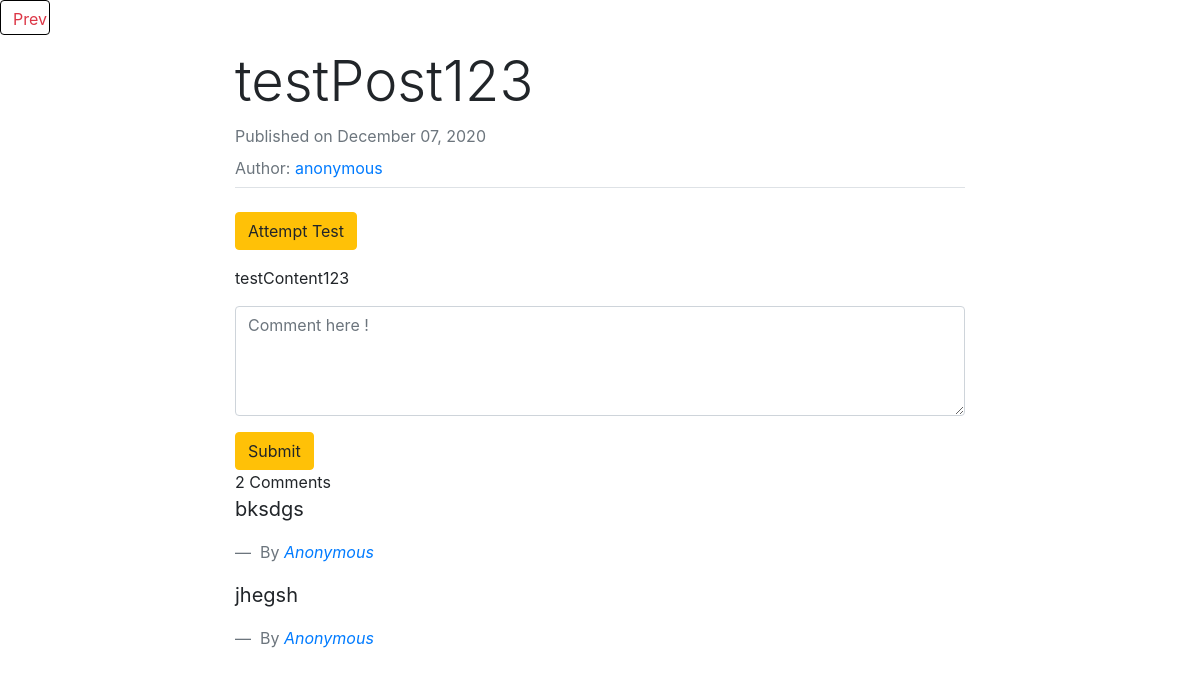
The page /test/3 (signed in) on the database as committed earlier.
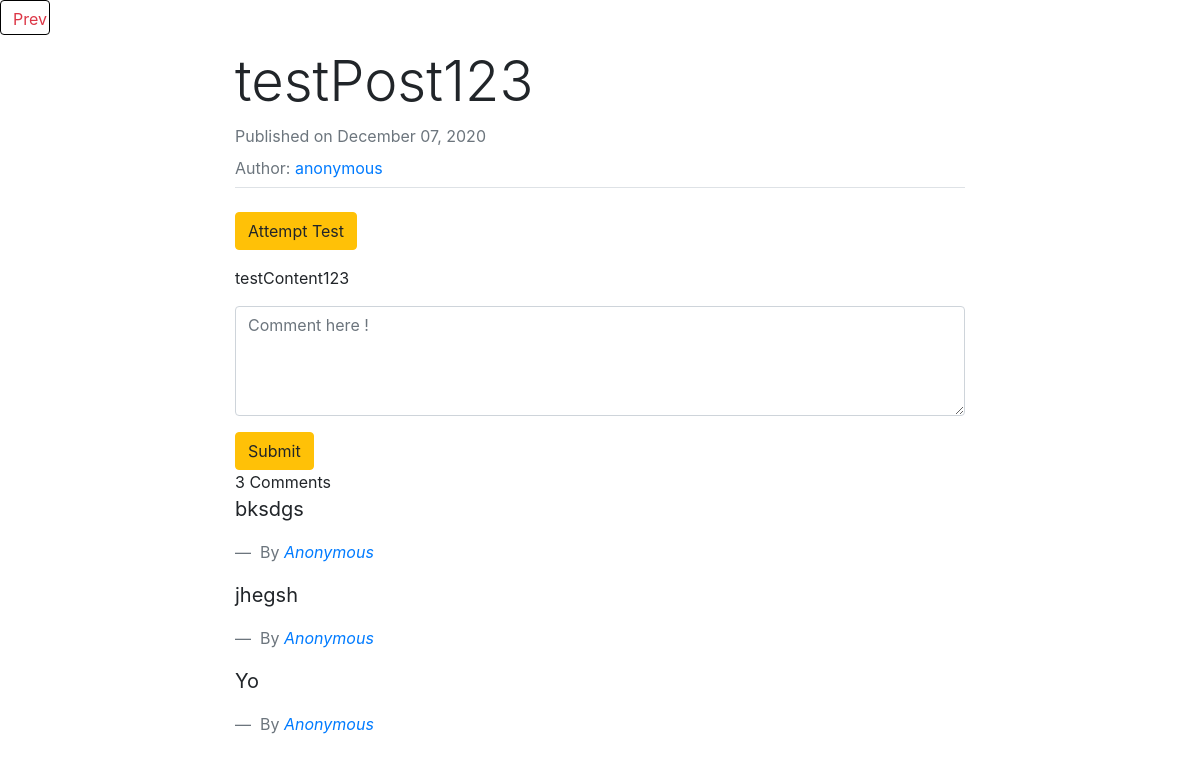
The same page on the database as committed later.
### postandcomment/models.py (models this page shows)
class Comment(models.Model):
    post = models.ForeignKey(Post, on_delete = models.CASCADE, related_name ='comments')
    user = models.ForeignKey(User, on_delete = models.CASCADE)
    content = models.TextField()
    date = models.DateTimeField(default=timezone.now)
    upvotes = models.PositiveIntegerField(default=0)

### postandcomment/views.py (the view)
# urls.py: path('test/<int:test_id>', views.testView, name="tests"),
def testView(request, test_id):
  ptest = Post.objects.get(id=test_id)
  currentPostComments = Comment.objects.filter(post=ptest)
  currentUserProfile = Profile.objects.get(user=request.user)
  college = currentUserProfile.college.replace(" ", "")
  if request.method == 'POST':
    tcf = CommentForm(request.POST or None)
    if tcf.is_valid():
      content = request.POST.get('content')
      comment = Comment.objects.create(post = ptest, user = request.user, content = content)
      comment.save()
      return redirect('postandcomment_app:tests', post_id = test_id)
  else:
    tcf = CommentForm()
  context ={
    'postDetails': ptest,
    'comments': currentPostComments,
    'comment_form':tcf,
    }
  return render(request, 'test.html', context)

### postandcomment/forms.py
class CommentForm(forms.ModelForm):
    content = forms.CharField(label ="", widget = forms.Textarea(
    attrs ={
        'class':'form-control',
        'placeholder':'Comment here !',
        'rows':4,
        'cols':50
    }))
    class Meta:
        model = Comment
        fields =['content']

### postandcomment/templates/test.html (shortened to what this page needs)
{% load crispy_forms_tags %}
<!doctype html>
<html lang="en">
  <head>
    <link rel="stylesheet" href="https://stackpath.bootstrapcdn.com/bootstrap/4.3.1/css/bootstrap.min.css">
  </head>
  <body>
    <a href="{% url 'postandcomment_app:test' %}"><button class="btn btn-outline-danger" style="float: left; height: 35px; width: 50px; background-color: white; border-color: black;">Prev</button></a>
    <br><br>
    <section style="display: flex; justify-content: center; align-items: center;">
      <div class="container">
          <div class="row">
            <div class="col-2"></div>
            <div class="col-8">
              <h2 class="display-4">{{ postDetails.title }}</h2>
              <h5 class="text-muted"><small>Published on {{ postDetails.date_posted|date:"F d, Y" }}</small> </h5>
              <h5><small class="text-muted">Author: <a href="{% url 'login_app:profilepage' postDetails.author.username %}">{{postDetails.author.username}}</a></small></h5>
              <legend class="border-bottom mb-4"></legend>
          {% if postDetails.link != "" %}
              <p class="article-content">
              <a href="{{ postDetails.link }}" target="_blank" class="btn btn-warning">Attempt Test</a>
              </p>
          {% endif %}
          <p class="article-content">{{ postDetails.content }}</p>
          <form method="POST">
                {{comment_form.as_p}}
                <input type="submit" name="comment" class="btn btn-warning">
            </form>
          <div class="main-comment-section">
              {{comments.count}} Comment{{comments|pluralize}}
            </div>
            {% for comment in comments %}
              <blockquote class="blockquote">
                <p>{{ comment.content}}</p>
                <footer class="blockquote-footer">
                  By <cite><a href="{% url 'login_app:profilepage' comment.user %}">{{comment.user|capfirst}}</a>
                </footer>
              </blockquote>
            {% endfor %}
            </div>
            <div class="col-2"></div>
          </div>
      </div>
    </section>
  </body>
</html>

Rows that differ between the two databases and show on the page:
added Comment: content "Yo", user "Anonymous"
Other text that changed with them:
{{ comments.count }}: "2" → "3"
